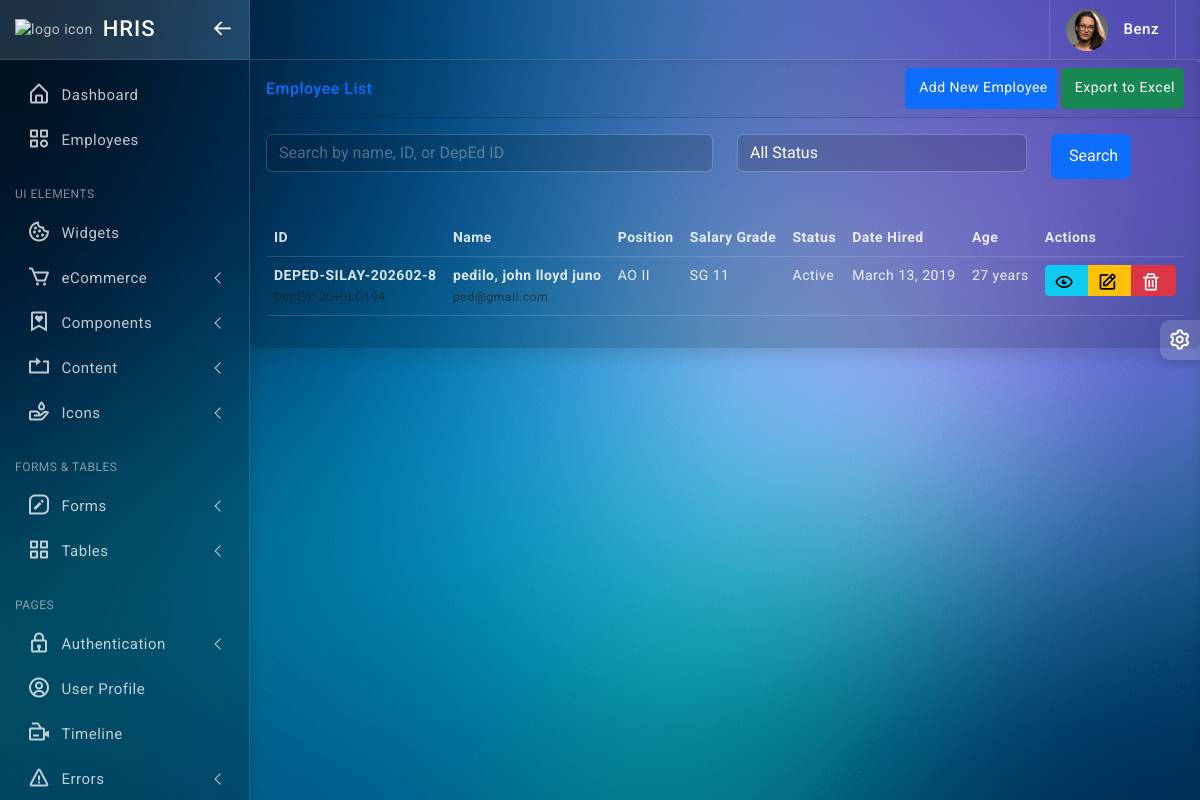
/employees/index.php (signed in), run on the app's committed database.
### tables this page shows
CREATE TABLE `bs_user` (
  `user_id` int(100) UNSIGNED NOT NULL,
  `firstname` varchar(50) DEFAULT NULL,
  `lastname` varchar(50) DEFAULT NULL,
  `email` varchar(50) DEFAULT NULL,
  `password` text DEFAULT NULL,
  `date_added` varchar(50) DEFAULT NULL,
  `added_by` int(11) NOT NULL DEFAULT 0,
  `date_modified` varchar(50) DEFAULT NULL,
  `modified_by` int(11) NOT NULL DEFAULT 0,
  `date_deleted` varchar(50) DEFAULT NULL,
  `deleted_by` int(11) NOT NULL DEFAULT 0,
  `is_deleted` tinyint(1) NOT NULL DEFAULT 0,
  `last_login` timestamp NOT NULL DEFAULT current_timestamp() ON UPDATE current_timestamp(),
  `uid` varchar(50) DEFAULT NULL
);

CREATE TABLE `employment_details` (
  `id` int(11) NOT NULL,
  `employee_id` varchar(20) DEFAULT NULL,
  `position_title` varchar(200) DEFAULT NULL,
  `salary_grade` int(11) DEFAULT NULL CHECK (`salary_grade` between 1 and 33),
  `step_increment` int(11) DEFAULT NULL CHECK (`step_increment` between 1 and 8),
  `monthly_salary` decimal(12,2) DEFAULT NULL,
  `plantilla_number` varchar(50) DEFAULT NULL,
  `item_number` varchar(50) DEFAULT NULL,
  `department` varchar(100) DEFAULT NULL,
  `school_assignment` varchar(200) DEFAULT NULL,
  `school_id` varchar(50) DEFAULT NULL,
  `school_district` varchar(100) DEFAULT NULL,
  `division` varchar(100) DEFAULT 'Division of Silay City',
  `region` varchar(100) DEFAULT 'Region VI - Western Visayas',
  `employee_type` enum('Permanent','Contractual','Substitute','Part-time','Volunteer','CoS','Job Order') DEFAULT NULL,
  `appointment_status` enum('Original','Promoted','Reclassified','Re-employed') DEFAULT NULL,
  `appointment_nature` enum('Permanent','Temporary','Casual','Co-terminus') DEFAULT NULL,
  `date_of_last_promotion` date DEFAULT NULL,
  `date_of_last_step_increment` date DEFAULT NULL,
  `effectivity_date` date DEFAULT NULL,
  `bank_name` varchar(100) DEFAULT NULL,
  `bank_account` varchar(50) DEFAULT NULL,
  `payroll_account` varchar(50) DEFAULT NULL
);

CREATE TABLE `employees` (
  `employee_id` varchar(20) NOT NULL,
  `deped_id` varchar(20) DEFAULT NULL,
  `lrn_number` varchar(20) DEFAULT NULL,
  `first_name` varchar(100) NOT NULL,
  `middle_name` varchar(100) DEFAULT NULL,
  `last_name` varchar(100) NOT NULL,
  `suffix` varchar(10) DEFAULT NULL,
  `extension_name` varchar(20) DEFAULT NULL,
  `birth_date` date NOT NULL,
  `birth_place` varchar(200) DEFAULT NULL,
  `gender` enum('Male','Female') DEFAULT NULL,
  `civil_status` enum('Single','Married','Divorced','Widowed','Separated') DEFAULT NULL,
  `gsis_no` varchar(50) DEFAULT NULL,
  `pagibig_no` varchar(50) DEFAULT NULL,
  `philhealth_no` varchar(50) DEFAULT NULL,
  `sss_no` varchar(50) DEFAULT NULL,
  `tin_no` varchar(50) DEFAULT NULL,
  `email_official` varchar(100) DEFAULT NULL,
  `email_personal` varchar(100) DEFAULT NULL,
  `mobile_number` varchar(20) DEFAULT NULL,
  `telephone` varchar(20) DEFAULT NULL,
  `house_no_street` varchar(200) DEFAULT NULL,
  `barangay` varchar(100) DEFAULT NULL,
  `city` varchar(100) DEFAULT 'Silay City',
  `province` varchar(100) DEFAULT 'Negros Occidental',
  `zip_code` varchar(10) DEFAULT NULL,
  `emergency_person` varchar(200) DEFAULT NULL,
  `emergency_relationship` varchar(50) DEFAULT NULL,
  `emergency_contact` varchar(20) DEFAULT NULL,
  `emergency_address` varchar(300) DEFAULT NULL,
  `employment_status` enum('Active','Retired','On-Leave','Resigned','AWOL','Deceased','Suspended') DEFAULT 'Active',
  `date_hired` date DEFAULT NULL,
  `date_retired` date DEFAULT NULL,
  `date_resigned` date DEFAULT NULL,
  `date_of_last_promotion` date DEFAULT NULL,
  `photo_path` varchar(500) DEFAULT NULL,
  `created_at` timestamp NOT NULL DEFAULT current_timestamp(),
  `updated_at` timestamp NOT NULL DEFAULT current_timestamp() ON UPDATE current_timestamp(),
  `created_by` varchar(100) DEFAULT NULL,
  `updated_by` varchar(100) DEFAULT NULL
);

### employees/index.php (called while the page is built, shortened)
<?php
require_once '../include/template.php';
?>

### employees/employees.php (the view, shortened to what this page needs)
<?php
require_once '../include/functions.php';
$database = new Database();
$db = $database->getConnection();
$search = isset($_GET['search']) ? clean_input($_GET['search']) : '';
$query = "SELECT e.*, ed.position_title, ed.salary_grade
          FROM employees e
          LEFT JOIN employment_details ed ON e.employee_id = ed.employee_id
          WHERE 1=1";
$query .= " ORDER BY e.last_name, e.first_name";
$stmt = $db->prepare($query);
$stmt->execute();
$employees = $stmt->fetchAll(PDO::FETCH_ASSOC);
?>
<div class="card shadow">
    <div class="card-header d-flex justify-content-between align-items-center">
        <h6 class="m-0 font-weight-bold text-primary">Employee List</h6>
        <div>
            <a href="index.php?view=add" class="btn btn-primary btn-sm">
                <i class="fas fa-user-plus"></i> Add New Employee
            </a>
            <a href="export_employees.php" class="btn btn-success btn-sm">
                <i class="fas fa-file-excel"></i> Export to Excel
            </a>
        </div>
    </div>
    <div class="card-body">
        <form method="GET" class="mb-4">
            <div class="row">
                <div class="col-md-6 mb-3">
                    <input type="text" name="search" class="form-control" placeholder="Search by name, ID, or DepEd ID"
                        value="<?php echo htmlspecialchars($search); ?>">
                </div>
                <div class="col-md-4 mb-3">
                    <select name="status" class="form-control">
                        <option value="">All Status</option>
                    </select>
                </div>
                <div class="col-md-2 mb-3">
                    <button type="submit" class="btn btn-primary btn-block">
                        <i class="fas fa-search"></i> Search
                    </button>
                </div>
            </div>
        </form>
        <div class="table-responsive">
            <table class="table table-hover data-table">
                <thead>
                    <tr>
                        <th>ID</th>
                        <th>Name</th>
                        <th>Position</th>
                        <th>Salary Grade</th>
                        <th>Status</th>
                        <th>Date Hired</th>
                        <th>Age</th>
                        <th>Actions</th>
                    </tr>
                </thead>
                <tbody>
                    <?php foreach ($employees as $employee): ?>
                        <?php
                        $age = calculateAge($employee['birth_date'] ?? '');
                        ?>
                        <tr>
                            <td>
                                <strong><?php echo htmlspecialchars($employee['employee_id'] ?? ''); ?></strong><br>
                                <small class="text-muted">DepEd:
                                    <?php echo htmlspecialchars($employee['deped_id'] ?? ''); ?></small>
                            </td>
                            <td>
                                <strong><?php echo htmlspecialchars(($employee['last_name'] ?? '') . ', ' . ($employee['first_name'] ?? '') . ' ' . ($employee['middle_name'] ?? '')); ?></strong><br>
                                <small
                                    class="text-muted"><?php echo htmlspecialchars($employee['email_official'] ?? ''); ?></small>
                            </td>
                            <td><?php echo htmlspecialchars($employee['position_title'] ?? ''); ?></td>
                            <td>SG <?php echo htmlspecialchars($employee['salary_grade'] ?? ''); ?></td>
                            <td><?php echo getStatusBadge($employee['employment_status'] ?? ''); ?></td>
                            <td><?php echo formatDate($employee['date_hired'] ?? ''); ?></td>
                            <td><?php echo $age; ?> years</td>
                            <td>
                                <div class="btn-group" role="group">
                                    <a href="index.php?view=view&id=<?php echo $employee['employee_id'] ?? ''; ?>"
                                        class="btn btn-info btn-sm" title="View">
                                        <i class="fadeIn animated bx bx-show-alt"></i>
                                    </a>
                                    <a href="index.php?view=edit&id=<?php echo $employee['employee_id'] ?? ''; ?>"
                                        class="btn btn-warning btn-sm" title="Edit">
                                        <i class="fadeIn animated bx bx-edit"></i>
                                    </a>
                                    <a href="delete_employee.php?id=<?php echo $employee['employee_id'] ?? ''; ?>"
                                        class="btn btn-danger btn-sm confirm-delete" title="Delete">
                                        <i class="fadeIn animated bx bx-trash"></i>
                                    </a>
                                </div>
                            </td>
                        </tr>
                    <?php endforeach; ?>
                </tbody>
            </table>
        </div>
    </div>
</div>

### include/header.php (shortened to what this page needs)
<?php
$firstname = '';
if (isset($_SESSION['user_id'])) {
    $stmt = $conn->prepare("SELECT firstname FROM bs_user WHERE user_id = ? AND is_deleted = 0");
    $stmt->execute([$_SESSION['user_id']]);
    $user = $stmt->fetch(PDO::FETCH_ASSOC);
    if ($user) {
        $firstname = $user['firstname'];
    }
}
?>
<div class="topbar d-flex align-items-center">
	<nav class="navbar navbar-expand gap-3">
		<div class="user-box dropdown px-3">
			<a class="d-flex align-items-center nav-link dropdown-toggle gap-3 dropdown-toggle-nocaret" href="#" role="button" data-bs-toggle="dropdown" aria-expanded="false">
				<img src="assets/images/avatars/avatar-2.png" class="user-img" alt="user avatar">
				<div class="user-info">
					<p class="user-name mb-0"><?=  $firstname ?></p>
				</div>
			</a>
		</div>
	</nav>
</div>

### include/functions.php (shortened to what this page needs)
<?php
function formatDate($date, $format = 'F d, Y')
{
    return date($format, strtotime($date));
}
function calculateAge($birthdate)
{
    $birth = new DateTime($birthdate);
    $today = new DateTime();
    $age = $today->diff($birth)->y;
    return $age;
}
function getStatusBadge($status)
{
    $badges = [
        'Active' => 'status-active',
        'Retired' => 'status-retired',
        'On-Leave' => 'status-onleave',
        'Resigned' => 'status-resigned',
        'AWOL' => 'status-awol',
        'Deceased' => 'status-deceased'
    ];
    $class = $badges[$status] ?? 'status-default';
    return '<span class="status-badge ' . $class . '">' . $status . '</span>';
}
?>

### assets/css/app.css (style rules this page uses)
body { font-size: 14px; letter-spacing: .5px; font-family: Roboto, sans-serif; overflow-x: hidden }
.topbar { position: fixed; top: 0; left: 250px; right: 0; height: 60px; background: rgb(0 0 0 / 20%); border-bottom: 1px solid rgb(255 255 255 / 15%); z-index: 10; box-shadow: 0 .125rem .25rem rgba(0, 0, 0, .075)!important }
.topbar .navbar { width: 100%; height: 60px; padding-left: 1.5rem; padding-right: 1.5rem; }
.btn i { vertical-align: middle; font-size: 1.3rem; margin-top: -1em; margin-bottom: -1em; margin-right: 5px }
input::placeholder { color: #fff!important; opacity: .3!important }
.dropdown-toggle-nocaret:after { display: none }
.user-img { width: 42px; height: 42px; border-radius: 50%; border: 0 solid #e5e5e5; padding: 0; }
.user-info .user-name { font-size: 15px; font-weight: 500; color: #fff }
.user-box { display: flex; align-items: center; height: 60px; border-left: 1px solid rgb(255 255 255 / 15%); border-right: 1px solid rgb(255 255 255 / 15%); }
.bg-theme { background-size: 100% 100%; background-attachment: fixed; background-position: center; background-repeat: no-repeat; transition: background .2s; }
body.bg-theme1 { background-image: url(../images/bg-themes/1.png); }

### data on the page
bs_user: firstname "Benz"
employment_details: employee.employee_id "DEPED-SILAY-202602-8", employee.deped_id "JOHILO194", employee.middle_name "pedilo, john lloyd juno", employee.email_official "ped@gmail.com", position_title "AO II", salary_grade "11", employee.employment_status "Active", employee.date_hired "March 13, 2019", employee.birth_date "27"
